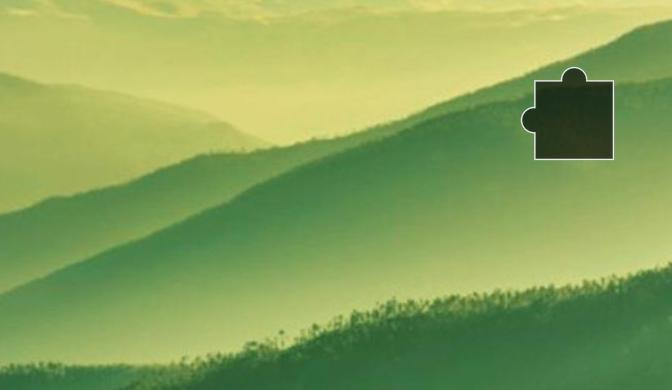
#> input picture picture/tupian.jpg, 672 x 390 px
$ python img.py picture/tupian.jpg
#> lines starting #> are read from the running program, lines starting #| are printed output that depends on the picture; after the words box and inside, x2 and y2 are one past the last pixel; in counts of white or black regions, pixels touching at a corner belong together
import cv2
import sys
import numpy as np

def get_post(img_s):
#> called with img_s = 'picture/tupian.jpg'
    img = cv2.imread(img_s)
#> img is the input picture: shape (390, 672, 3); mean B, G, R 90.2, 162, 135.5
    blu = cv2.GaussianBlur(img, (5, 5), 0, 0)
    canny = cv2.Canny(blu, 0, 100)
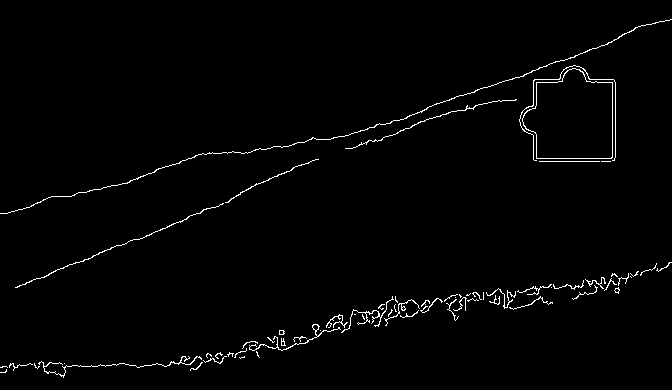
#> canny: shape (390, 672); 1.5% white in thin lines or dots
    contours, hierarchy = cv2.findContours(canny, cv2.RETR_TREE, cv2.CHAIN_APPROX_SIMPLE)
#> contours = 73 contours, 61 with area under 20; largest, box (x1, y1, x2, y2) and area: (522, 68, 613, 159) 6320, (522, 68, 613, 159) 6296, (0, 19, 672, 214) 82, (249, 324, 341, 351) 62, (15, 203, 224, 288) 47
    print(len(contours))
#| 73
    for i in contours:
        x, y, w, h = cv2.boundingRect(i)
        area = cv2.contourArea(i)
        zhouzhang = cv2.arcLength(i, True)
        if 5025 < area < 7225 and 300 < zhouzhang < 380:
            x, y, w, h = cv2.boundingRect(i)
            cv2.rectangle(img, (x, y), (x + w, y + h), (0, 0, 225), 2)
            cv2.imwrite('./picture/img_122.png', img)
            return x
#> this loop made 70 passes
#> (area, zhouzhang) on passes 9, 23, 24, 34, 42, 50, 70: (38.5, 511.1), (61.5, 315), (25.5, 18.73), (26, 145.2), (38, 293.9), (21, 161.2), (6320.5, 339.2)
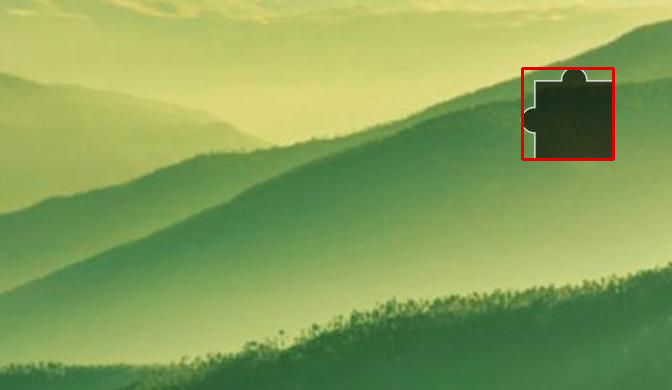
#> img: shape (390, 672, 3); 0.42% of pixels changed, all inside (x1, y1, x2, y2) = (521, 67, 615, 161)
    return 0

if __name__ == "__main__":
    img_path = sys.argv[1]
    result = get_post(img_path)
#> result = 522
    print(result)
#| 522
